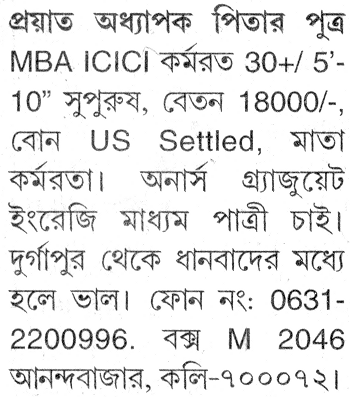
%> input picture Word Segmentation/Test_Images/testfile.tif, 350 x 397 px
$ octave onelinewordseg.m   (GNU Octave 9; MATLAB toolbox functions it lacks are replaced by stand-ins)
%> lines starting %> are read from the running program, lines starting %| are printed output that depends on the picture; in (x1, y1, x2, y2) boxes, pixels count from 0 and x2, y2 are one past the last pixel; in counts of white or black regions, pixels touching at a corner belong together; the program's own positions count from 1
clc;
clear all;
close all;
% Program for testing RGB2BW image conversion

previous = 0;
startline = [];
endline = [];

img = imread('C:\Users\Spider\Desktop\MATLAB\PatternRecognization\Test_Images\testfile.tif'); %read the image in a variable
%> img is the input picture: size 397x350 uint8; min 0, max 255, mean 229.9
original = img;
sizeHW = size(img);  %get the size matrix of the image
%> sizeHW = [397 350]
sizeH = sizeHW(1);  % get Height - from the sizeHW
%> sizeH = 397
sizeW = sizeHW(2);  % get Width - from the sizeHW
%> sizeW = 350

img = im2bw(img, 0.60);
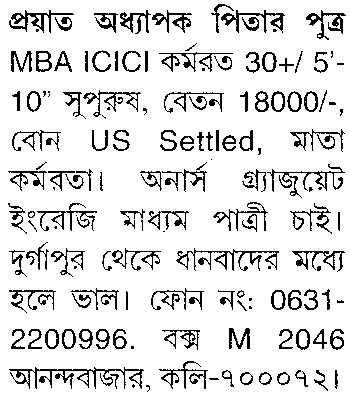
%> img: size 397x350 logical; 87.6% white; black in thin lines or dots
img = ~(img);
%> img: size 397x350 logical; 12.4% white in thin lines or dots
img = bwareaopen(img, 10);
%> img: size 397x350 logical; 12.3% white in thin lines or dots

%imshow(img)

for colindex = 2:sizeH
    if ((sum(img(colindex,:)')== 0) && (previous == 1)) % blank line
        previous = 0;
        endline = [endline colindex];
        original(colindex,:) = zeros(1,sizeW);
    elseif (sum(img(colindex,:)') ~= 0) && (previous == 0) %got some letters
        previous = 1;
        startline = [startline colindex-1];
        original(colindex-1,:) = zeros(1,sizeW);
    end
end
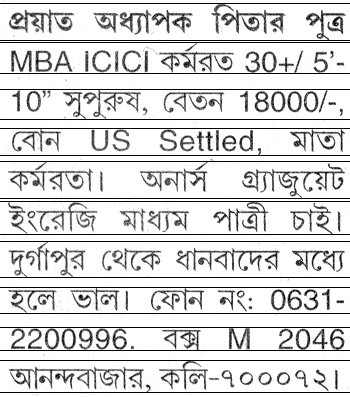
%> original: size 397x350 uint8; 5.04% of pixels changed, all inside (x1, y1, x2, y2) = (0, 3, 350, 393)
%> after the loop, endline = [41 74 120 156 199 235 278 314 351 393]; previous = 0; startline = [4 43 90 129 162 202 242 288 328 361]

imshow(img)
startline
%> startline = [4 43 90 129 162 202 242 288 328 361]
endline
%> endline = [41 74 120 156 199 235 278 314 351 393]
inlsum = 0;
inlncol = [];

for col = 1:sizeW
    for inln = (startline(1))+(1:endline(1)-1)
        inlsum = inlsum + img(inln,col);
    end
    inlncol = [inlncol inlsum];
    inlsum = 0;
end
%> this loop made 350 passes
%> inlncol on passes 1 to 3: 0, [0 0], [0 0 0]
%> after the loop, inlncol = 350 values, max 27 at index 323, min 0 at index 1, mean 6.46

inlncol

$ run again, with Word Segmentation/Test_Images/2.tif copied over Word Segmentation/Test_Images/testfile.tif
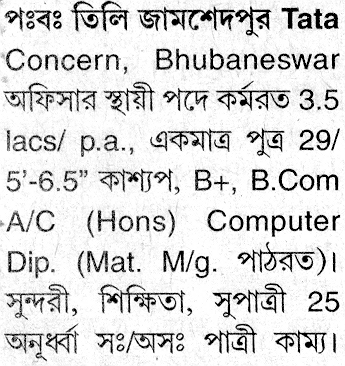
%> input picture Word Segmentation/Test_Images/2.tif, 345 x 366 px
%> img is the input picture: size 366x345 uint8; min 0, max 255, mean 217.6
%> `img = im2bw(img, 0.60);`:
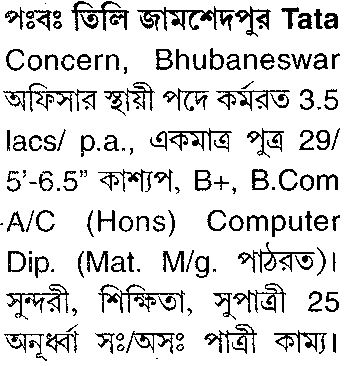
%> img: size 366x345 logical; 85.7% white; black in thin lines or dots
%> after the loop `for colindex = 2:sizeH`:
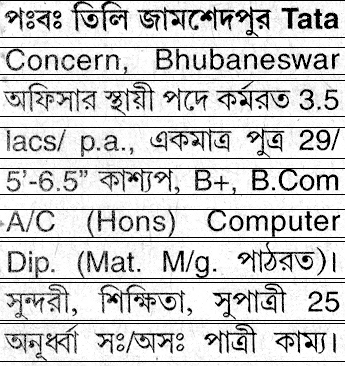
%> original: size 366x345 uint8; 4.92% of pixels changed, all inside (x1, y1, x2, y2) = (0, 0, 345, 362)
%> after the loop `for colindex = 2:sizeH`: endline = [38 75 117 159 195 238 279 321 362]; previous = 0; startline = [1 48 81 128 169 210 242 283 324]
%> `endline`: endline = [38 75 117 159 195 238 279 321 362]
%> the loop `for col = 1:sizeW` made 345 passes
%> inlncol on passes 1 to 3: 0, [0 0], [0 0 0]
%> after the loop `for col = 1:sizeW`: inlncol = 345 values, max 28 at index 77, min 0 at index 1, mean 8.27

$ run again, with Word Segmentation/Test_Images/36.tif copied over Word Segmentation/Test_Images/testfile.tif
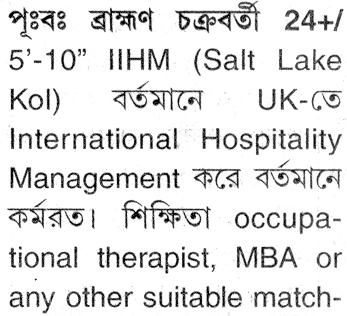
%> input picture Word Segmentation/Test_Images/36.tif, 347 x 316 px
%> img is the input picture: size 316x347 uint8; min 0, max 255, mean 226.2
%> `img = im2bw(img, 0.60);`:
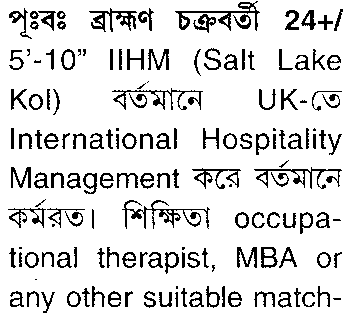
%> img: size 316x347 logical; 86.7% white; black in thin lines or dots
%> after the loop `for colindex = 2:sizeH`:
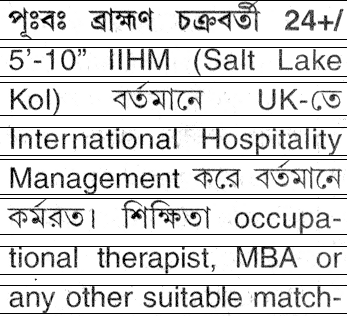
%> original: size 316x347 uint8; 5.06% of pixels changed, all inside (x1, y1, x2, y2) = (0, 0, 347, 314)
%> after the loop `for colindex = 2:sizeH`: endline = [40 77 116 156 195 235 275 314]; previous = 0; startline = [1 48 83 128 160 199 247 286]
%> `endline`: endline = [40 77 116 156 195 235 275 314]
%> the loop `for col = 1:sizeW` made 347 passes
%> inlncol on passes 1 to 3: 0, [0 0], [0 0 0]
%> after the loop `for col = 1:sizeW`: inlncol = 347 values, max 26 at index 25, min 0 at index 1, mean 6.61
